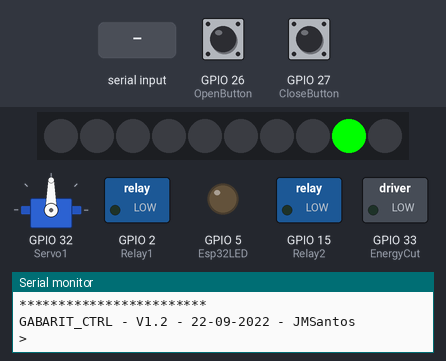
Recording of a sketch running on a simulated ESP32. On the bench: servo, 10 RGB LEDs in strip order, left to right, switched loads named in the sketch (green lamp = pin HIGH), output pins drawn as LEDs (lit = HIGH), the last lines printed to the serial monitor. Dashed ring = blinking. The test bench sets the inputs (shaded band); at power-on: GPIO 26 (OpenButton) HIGH, GPIO 27 (CloseButton) HIGH.

Above: at 1.3 s.
1.4 s: "Close\n" received over Serial
At 2.7 s:
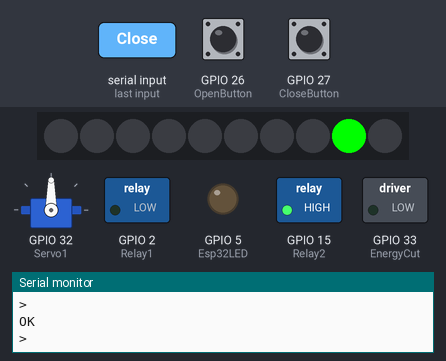
3.0 s: GPIO 26 (OpenButton) pulled LOW for 1 s
At 3.4 s:
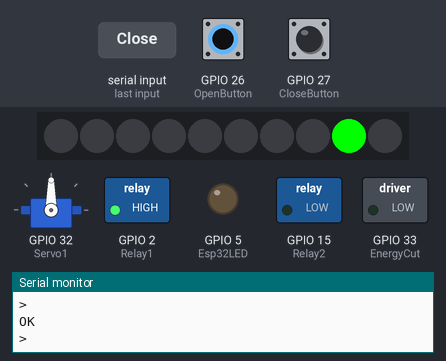
6.0 s: GPIO 26 (OpenButton) pulled LOW for 0.15 s
At 7.0 s:
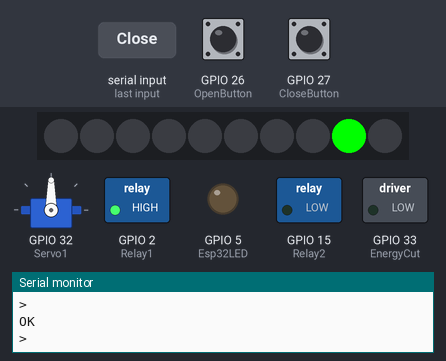
7.6 s: GPIO 26 (OpenButton) pulled LOW for 3.2 s
At 11.6 s:
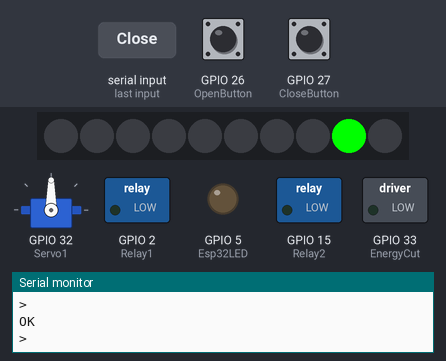
Timing chart, 0 to 13.1 s (numbered marks = the images above; inputs shaded):
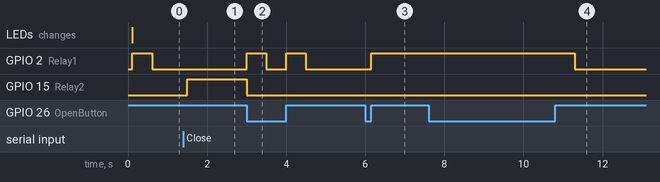

The sketch:

GabaritUMA2.ino
```cpp
/*
Esquema de ligações

    |--------------------------------|
    | Arduino                        |
    | ESP32 30P                      |
    |                                |
    |                                |                        |---------------------|
    |                            GND |------------------------|GND                  |
    |                            SCL |------------------------|SCL                  |
    |                            SDA |------------------------|SDA                  |
    |                            3V3 |------------------------|VCC (2.4V to 3.6V)   |
    |                                |                        |---------------------|
    |                                |
    |                                |                        |---------------------|
    |                         GPIO02 |-->---------------------|IN Relay1            |
    |                         GPIO15 |-->---------------------|IN Relay2            |
    |                                |                        |---------------------|
    |                                |                        |---------------------|
    |                         GPIO27 |--<---------------------|OUT OpenButton       |
    |                         GPIO26 |--<---------------------|OUT CloseButton      |
    |                                |                        |---------------------|
    |                                |                        |---------------------|
    |                         GPIO35 |-->---------------------|AnalogIn1            |
    |                         GPIO32 |--<---------------------|Servo1 (antigo AnalogIn2)
    |                         GPIO33 |--<---------------------|EnergyCut (AnalogIn3)|
    |                                |                        |---------------------|
  --|USB                             |
    |--------------------------------|

**********************************************************************/

#include <Servo.h> // https://randomnerdtutorials.com/esp32-servo-motor-web-server-arduino-ide/
                   // Biblioteca "ServoESP32"de Jaroslav Paral

#include <Wire.h>  // Necessário para utilizar a biblioteca SparkFun_APDS9960.h
#include <SparkFun_APDS9960.h> //https://github.com/sparkfun/APDS-9960_RGB_and_Gesture_Sensor

//*********** WS2812B **************
//Utilizado para LEDS endereçaveis
#include <Adafruit_NeoPixel.h>  //Utilizado para LEDS endereçaveis

#define NUM          10
#define LED_WS2813   19
Adafruit_NeoPixel pixels = Adafruit_NeoPixel(NUM,LED_WS2813, NEO_GRB + NEO_KHZ800);
//**********************************


String DeviceTypeStr="GABARIT_CTRL";
String FirmwareVersion="V1.2 - 22-09-2022 - JMSantos";
String VersionStr= DeviceTypeStr + " - " + FirmwareVersion;

// Definição dos pinos de uControlador utilizados
#define Esp32LED      5  // GPIO5  - LED interno do ESP32
#define Relay1        2  // GPIO2
#define Relay2        15 // GPIO15
#define OpenButton    26 // GPIO26
#define CloseButton   27 // GPIO27
#define AnalogIn1     35 // GPIO35 THIS PIN IS INPUT ONLY !!!
#define Servo1        32 // GPIO32
#define EnergyCut     33 // GPIO33 AnalogIn3

hw_timer_t * timer = NULL; //******** Timer Interrupt definitions

#define RelayPulseDuration        500000   //pulse duration for the relay activation in micro seconds
#define InterruptActivationDelay  1000000  //Delay to activate interrupts again after a command
int LastCommandWasOpen = true;

Servo servo_1;  // create servo object to control a servo

//***** Color sensor SparkFun_APDS9960
SparkFun_APDS9960 apds = SparkFun_APDS9960();
uint16_t ambient_light = 0;
uint16_t red_light = 0;
uint16_t green_light = 0;
uint16_t blue_light = 0;
//**********************************

//********* CLInterface ************
String Commandstr = "";
int CommandStrIsComplete=0;
bool Echo=false;   //Configure Echo of CLI
//**********************************

void IRAM_ATTR InterruptToOpen()
{
  Open();
}

void IRAM_ATTR InterruptToClose()
{
  if(Close()==1)
  {
    Serial.println("Emergency pressed");
  }
}

void TimerInterruptToFinishPulse()
{
  timerEnd(timer); //Destroi o timer
  digitalWrite(Relay1,LOW);
  digitalWrite(Relay2,LOW);
  //Timer setup
  timer = timerBegin(0, 80, true); // Timer 0 programado comum prescale de 80 (o relógio é de 80MHz). countup (true) ou countdown (false)
  timerAttachInterrupt(timer, &ActivateInterruptsAgain, true); //Definição da rotina de serviço ao interrupt. edge (true) or level (false)
  timerAlarmWrite(timer, InterruptActivationDelay, true); //configurar o timer interrupt TimerInterruptToFinishPulse() para daqui a 1s
  timerAlarmEnable(timer);
}

void ActivateInterruptsAgain()
{
  timerEnd(timer); //Destroi o timer
  EnableButtonInterrupts();
}

void EnableButtonInterrupts()
{
  attachInterrupt(OpenButton, InterruptToOpen, RISING);
  attachInterrupt(CloseButton, InterruptToClose, FALLING);
}

void DetachButtonInterrupts()
{
  detachInterrupt(OpenButton);
  detachInterrupt(CloseButton);
}

////////////////////////////////
void setup()
{
  int n;

  Serial.begin(115200); // Inicialização da porta serie para debug
  delay(100);
  pinMode(Esp32LED, OUTPUT);
  pinMode(Relay1, OUTPUT);
  pinMode(Relay2, OUTPUT);
  pinMode(EnergyCut, OUTPUT);
  pinMode(OpenButton, INPUT_PULLUP);
  pinMode(CloseButton, INPUT_PULLUP);
  servo_1.attach(Servo1);  // attaches the servo on pin Servo1 to the servo object
  Serial.print(F("Servo configured on pin "));
  Serial.println(Servo1);

  pixels.begin();   //Utilizado para LEDS endereçaveis

  digitalWrite(Relay1,LOW);
  digitalWrite(Relay2,LOW);

  init_APDS9960();

  CommandStrIsComplete=0;
  Commandstr = "";

  Serial.print("RED ");
  pixels.setPixelColor(8,pixels.Color(0,255,0));
  pixels.show();

  Serial.print(F("\r\n\n************************\n\r"));
  Serial.println(VersionStr);
  EnableButtonInterrupts();
  Serial.print(">");
  Open();
}

////////////////////////////////
////////////////////////////////
////////////////////////////////
void loop()
{
  CLInerface(); // Processamento do CLI via porta serie

  if((!LastCommandWasOpen)&&(digitalRead(OpenButton)==LOW)) //ALTERAR PARA HIGH SE EMERGENGY BUTTON FOR NC
  {
    Open();
    LastCommandWasOpen=true;
  }
}

void DoNothing()
{
}

void Open()
{
  DetachButtonInterrupts();
  //Timer setup
  timer = timerBegin(0, 80, true); // Timer 0 programado comum prescale de 80 (o relógio é de 80MHz). countup (true) ou countdown (false)
  timerAttachInterrupt(timer, &TimerInterruptToFinishPulse, true); //Definição da rotina de serviço ao interrupt. edge (true) or level (false)
  timerAlarmWrite(timer, RelayPulseDuration, true); //configurar o timer interrupt TimerInterruptToFinishPulse() para daqui a 0.5s
  timerAlarmEnable(timer);

  digitalWrite(Relay2,LOW);  //desativa primeiro o rele1
  digitalWrite(Relay1,HIGH);  //ativa o rele2
  LastCommandWasOpen=true;
}

int Close()
{
  DetachButtonInterrupts();
  if(digitalRead(OpenButton)==HIGH) //Emergency Button not pressed //ALTERAR PARA LOW SE EMERGENGY BUTTON FOR NC
  {
    //Timer setup
    timer = timerBegin(0, 80, true); // Timer 0 programado comum prescale de 80 (o relógio é de 80MHz). countup (true) ou countdown (false)
    timerAttachInterrupt(timer, &TimerInterruptToFinishPulse, true); //Definição da rotina de serviço ao interrupt. edge (true) or level (false)
    timerAlarmWrite(timer, RelayPulseDuration, true); //configurar o timer interrupt TimerInterruptToFinishPulse() para daqui a 0.5s
    timerAlarmEnable(timer);

    digitalWrite(Relay1,LOW);   //desativa primeiro o rele1
    digitalWrite(Relay2,HIGH);  //ativa o rele2
    LastCommandWasOpen=false;
    return(0);
  }
  else
  {
    //Timer setup
    timer = timerBegin(0, 80, true); // Timer 0 programado comum prescale de 80 (o relógio é de 80MHz). countup (true) ou countdown (false)
    timerAttachInterrupt(timer, &ActivateInterruptsAgain, true); //Definição da rotina de serviço ao interrupt. edge (true) or level (false)
    timerAlarmWrite(timer, InterruptActivationDelay, true); //configurar o timer interrupt TimerInterruptToFinishPulse() para daqui a 1s
    timerAlarmEnable(timer);
    return(1);
  }
}
```

APDS9960.ino
```cpp
void init_APDS9960()
{
  if(apds.init())
    Serial.println(F("APDS-9960 initialization complete"));
  else
    Serial.println(F("Something went wrong during APDS-9960 init!"));

  // Start running the APDS-9960 light sensor (no interrupts)
  if ( apds.enableLightSensor(false) )
    Serial.println(F("Light sensor is now running"));
  else
    Serial.println(F("Something went wrong during light sensor init!"));
}

void GetColor()
{
    apds.readAmbientLight(ambient_light);
    apds.readRedLight(red_light);
    apds.readGreenLight(green_light);
    apds.readBlueLight(blue_light);

    if(ambient_light>10)
    {
      if((red_light>2*blue_light)&&(red_light>2*green_light)) Serial.print("RED ");
      if((green_light>2*blue_light)&&(green_light>2*red_light)) Serial.print("GREEN ");
      if((blue_light>2*red_light)&&(blue_light>2*green_light)) Serial.print("BLUE ");
      if((1.0*blue_light/red_light<1.2)&&(1.0*blue_light/red_light>0.7)&&(blue_light>2*green_light)) Serial.print("PURPLE ");
      if((1.0*green_light/red_light<1.2)&&(1.0*green_light/red_light>0.7)&&(green_light>2*red_light)) Serial.print("YELLOW ");
    }
    else
      Serial.print("OFF ");

    Serial.print("(");
    Serial.print(ambient_light);
    Serial.print(",");
    Serial.print(red_light);
    Serial.print(",");
    Serial.print(green_light);
    Serial.print(",");
    Serial.print(blue_light);
    Serial.println(") ");
    //Serial.print(1.0*blue_light/red_light);
    //Serial.println(" racio");
}
```

CLInterface.ino
```cpp
void CLInerface()
{
  String strNew;
  int n;

  if(CommandStrIsComplete==0)
  {
    if(Serial.available() > 0)
    {
      Serial.setTimeout(100),
      strNew = Serial.readString();
      if(Echo) Serial.print(strNew);
      Commandstr = Commandstr + strNew;

      for(n=0; n<Commandstr.length();n++) //Backspace implementation
        if((Commandstr[n]==127))
          if(n>0)
            Commandstr=Commandstr.substring(0,n-1)+Commandstr.substring(n+1,Commandstr.length());
          else
          {
            Commandstr="";
            Serial.print(">");
          }//End of backspace implementation
    }

    if ((Commandstr[Commandstr.length()-1]==10)||(Commandstr[Commandstr.length()-1]==13)) //accepts CR or LF at the end of the command
    {
      for(int m=0;m<Commandstr.length()||CommandStrIsComplete==0;m++) //para limpar RC e LF extra
      {
        if((Commandstr[m]==10)||(Commandstr[m]==13))
        {
          Commandstr = Commandstr.substring(0,m);
          CommandStrIsComplete=1;
        }
      }
      Serial.println();
    }

  }
  else
  {
    if (Commandstr.equals("")) DoNothing(); else
    if (Commandstr.equals("?")||Commandstr.equals("help")||Commandstr.equals("Help")) Help(); else
    if (Commandstr.equals("Open"))
    {
      Open();
      Serial.println("OK");
    }else
    if (Commandstr.equals("Close"))
    {
      if(Close()==0)
        Serial.println("OK");
      else
        Serial.println("NOK - Emergency");
    }else
    if (Commandstr.equals("Status"))
    {
      if(digitalRead(OpenButton)==LOW) //ALTERAR PARA HIGH SE EMERGENGY BUTTON FOR NC
        Serial.println("Emergency pressed");
      else
        Serial.println("Emergency not pressed");
    }else
    if (Commandstr.equals("GetColor")) GetColor(); else
    if (Commandstr.equals("set echo off")) Echo=false; else
    if (Commandstr.equals("set echo on")) Echo=true; else
    if (Commandstr.equals("set power off")) {digitalWrite(EnergyCut,LOW); Serial.println("OK");} else
    if (Commandstr.equals("set power on")) {digitalWrite(EnergyCut,HIGH); Serial.println("OK");} else
    if (Commandstr.substring(0,3).equals("set")) set(Commandstr); else
    if (Commandstr.equals("LastOperation")) GetLastOperation(); else
    if (Commandstr.equals("version")) GetVersion(); else
    if (Commandstr.equals("type")) GetType(); else
    Serial.println("Command Error\n");

  Serial.print(">");
  Commandstr="";
  CommandStrIsComplete=0;
  }
}

void Help()
{
  String HelpString="";
  Serial.println("This is HELP");
  Serial.println();
  Serial.println(VersionStr);
  HelpString+="Help          - Use ?, help or Help to get help\n\r";
  HelpString+="Open          - To open the Gabarit. Returns 'OK' on success\n\r";
  HelpString+="Close         - To close the Gabarit. It only closes if the emergency button is inactive\n\r";
  HelpString+="                Returns 'OK' on sucess\n\r";
  HelpString+="                Returns 'NOK - Emergency' if the emergency button is active\n\r";
  HelpString+="Status        - To get status of emergency button\n\r";
  HelpString+="                Returns 'Emergency pressed' if button is active\n\r";
  HelpString+="                Returns 'Emergency not pressed' if button is inactive\n\r";
  HelpString+="LastOperation - To get the last operation\n\r";
  HelpString+="                Returns 'Last Command was Open' if gabarit was opened by command\n\r";
  HelpString+="                or by emergency button\n\r";
  HelpString+="                Returns 'Last Command was Close' if gabarit was closed by command\n\r";
  HelpString+="set \"servo\"   - set the servo angle (between 0 and 180 degrees).\n\r";
  HelpString+="                Example to set the servo angle to 20 degrees: set \"servo\" \"20\"\n\r";
  HelpString+="GetColor      - Return the ambient light and RGB levels\n\r";
  HelpString+="set echo off  - Configure echo of CLI off\n\r";
  HelpString+="set echo on   - Configure echo of CLI on\n\r";
  HelpString+="set power off - Set equipment power off\n\r";
  HelpString+="set power on  - Set equipment power on\n\r";
  HelpString+="version       - Returns type of device and version\n\r";
  HelpString+="type          - Returns type of device\n\r";
  Serial.println(HelpString);
}


/**************************************
 **************************************/
void GetLastOperation()
{
  if(LastCommandWasOpen)
    Serial.println("Last Command was Open");
  else
    Serial.println("Last Command was Close");
}

/**************************************
 **************************************/
void GetVersion()
{
  Serial.println(VersionStr);
}

/**************************************
 **************************************/
void GetType()
{
  Serial.println(DeviceTypeStr);
}

void set(String InputString)
{
  String Parameter;
  String Value;

  Parameter=InputString.substring(5,InputString.indexOf("\"",5));
  Value=InputString.substring(5+Parameter.length()+3,InputString.indexOf("\"",5+Parameter.length()+3));

  if (Parameter.equals("servo")) servo_1.write(Value.toInt()); else
  {
    Serial.println("Set Command Error\n");
    return;
  }
  Serial.println("OK");
  //Serial.print(Parameter);
  //Serial.print(" set to ");
  //Serial.println(Value);
}
```

Measured:
- after the input at 1.4 s, GPIO 15 (Relay2): LOW → HIGH after 0.10 s
- after the input at 3.0 s, GPIO 2 (Relay1): alternates HIGH for 0.50 s and LOW for 0.50 s, 4 changes in all, then stays LOW, starting at once; GPIO 15 (Relay2): HIGH → LOW at once
- after the input at 6.0 s, GPIO 2 (Relay1): LOW → HIGH after 0.15 s
- after the input at 7.6 s, GPIO 2 (Relay1): HIGH → LOW after 3.7 s
